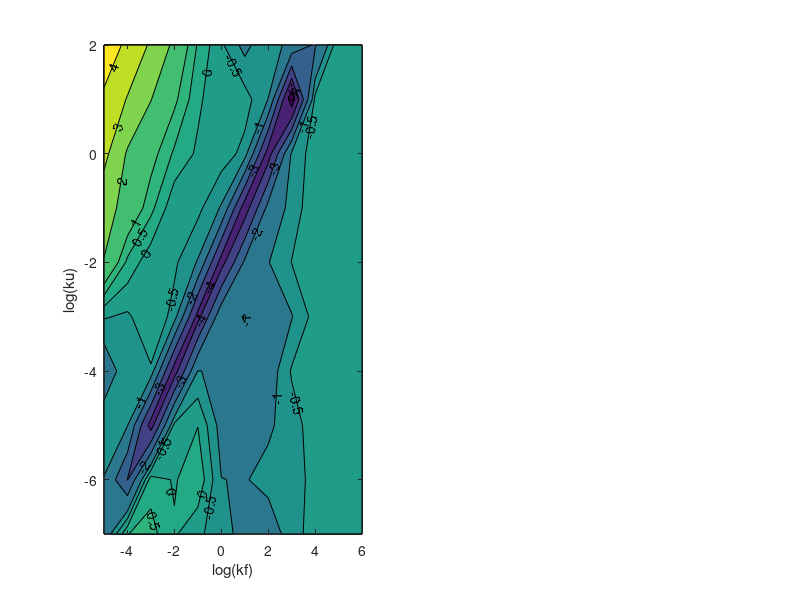

The MATLAB script that drew this image: (Note: this script raises an error after producing the figure.)
%// According to the result of 2005-07-25 by Method C:

%// ku: 1e-6 to 1e0;
%// kf: 1e-4 to 1e2; 
hold off

ku=[-7:2];
kf=[-5:6];

%// The matrix is arranged by [ku * kf] ([row * col])
%//DATA as of 2005-07-28:
errorKf=[ -1.586803	0.4873741	0.6740376	0.06725086	-0.3750537	-0.8281243	-1.166914	-1.343011	-0.7341025	-0.2555338	-0.0686277	-0.0623557
-1.037134	-3.033598	0.299343	-0.06056859	0.3844572	-0.9895585	-1.037681	-0.8269671	-0.8434049	-0.2543415	-0.09764218	-0.1044053
-0.5271936	-0.9688474	-4.455347	-0.3232417	-0.01326254	-1.236652	-1.394908	-1.093964	-0.7355167	-0.2254778	-0.07143638	-0.06956381
-1.554499	-0.5292014	-0.5594874	-4.499730	-0.9845884	-1.079163	-1.284473	-1.372434	-0.4442106	-0.2551857	-0.1983502	-0.05779316
-0.451898	-0.5917805	-0.09859622	-0.671198	-4.357502	-1.277771	-0.9643732	-1.986704	-1.034288	-0.2955745	-0.0711142	-0.05892437
1.961484	0.3733432	-0.349193	-0.4058477	-1.048172	-4.414830	-1.837842	-1.026271	-0.487931	-0.2238065	-0.03393907	-0.06595951
2.381701	1.664332	0.6520878	-0.3855062	-0.3588761	-1.060495	-4.544929	-1.680744	-0.7426283	-0.1983873	-0.06322404	-0.06364994
3.271289	1.890248	1.251237	0.4071409	-0.09801346	-0.2233171	-0.6620172	-4.477156	-0.8730322	-0.2461626	-0.1019138	-0.06518847
3.785015	2.942717	2.024929	1.138571	0.1197328	-0.4484851	-0.2752663	-1.013531	-5.671439	-0.3377167	-0.08888473	-0.08598109
4.785176	3.727549	2.872350	1.789485	0.4337361	-0.4102864	-1.195184	-0.5032613	-1.331261	-2.108741	-0.06467819	-0.07807164];

errorKu=[ 3.119131	0.8215435	0.7108952	1.221998	1.700610	2.280504	2.956574	3.522581	3.704954	3.823460	2.973248	1.639169
0.9955952	3.120819	0.5196949	0.7900435	0.05275014	1.767541	2.096307	2.483866	3.575018	3.599659	2.515862	2.345549
0.4994162	0.954757	3.043615	0.8085532	-0.1371644	1.069542	1.930123	2.284169	2.225551	2.649607	1.998367	1.709567
1.271233	0.6168909	1.499300	2.820086	0.3279006	0.4103585	0.5658517	1.393266	1.727064	1.675671	1.859118	1.307596
1.567942	1.346030	0.5154409	1.024430	2.502149	0.3783602	-0.285341	0.8134622	1.737291	1.422482	1.046291	1.211161
2.011741	1.394098	1.008065	0.4166647	0.2639322	2.432055	0.1910111	-0.9570397	0.1007182	0.661549	0.5577574	0.4913014
1.523612	1.423423	1.391834	1.111969	0.2728654	0.5670135	2.043606	-0.1539261	-0.9208794	-0.8922834	0.3136726	-0.2308667
0.9120353	1.409237	1.342019	1.342161	1.316774	0.6946281	0.8170865	1.736160	-1.001023	-1.120320	-1.174726	-0.6454363
0.8786892	0.8228059	0.9774222	0.9853535	0.9610497	0.9107735	0.3007886	0.5883858	1.449901	-1.571167	-1.889255	-1.328734
0.414547	0.4383903	0.5061696	0.4383503	0.5226209	0.4931615	0.4406007	0.08003113	0.3057638	0.6348279	-1.490853	-2.018425];

%////////////////////////////////////////////////////////////////////////////////////////////////////////////////////        
[X,Y]=meshgrid(kf,ku);

% %// Plot 3-D error gragh:
% subplot(1,2,1);
% meshc(X,Y,errorKf)
% ylabel('log(ku)');
% xlabel('log(kf)');
% zlabel('Relative Error of kf ( log(fitted value/true value) )');
% COLORBAR('horizon');
% 
% subplot(1,2,2);
% meshc(X,Y,errorKu)
% ylabel('log(ku)');
% xlabel('log(kf)');
% zlabel('Relative Error of ku ( log(fitted value/true value) )');
% COLORBAR('horizon');


%////////////////////////////////////////////////////////////////////////////////////////////////////////////////////    
%//Contour Graph:
subplot(1,2,1);
[C,h]=contourf(X,Y,errorKf,[-6,-5,-4,-3,-2,-1,-0.5,0,0.5,1,2,3,4,5,6]);
clabel(C);
ylabel('log(ku)');
xlabel('log(kf)');
COLORBAR('vert');
title('Relative Error of kf ( log(fitted value/true value) )');

subplot(1,2,2);
[C,h]=contourf(X,Y,errorKu,[-6,-5,-4,-3,-2,-1,-0.5,0,0.5,1,2,3,4,5,6]);
clabel(C);
ylabel('log(ku)');
xlabel('log(kf)');
COLORBAR('vert');
title('Relative Error of ku ( log(fitted value/true value) )');


%////////////////////////////////////////////////////////////////////////////////////////////////////////////////////    
% 
% 
% subplot(1,2,1);
% caxis manual
% caxis([-3 1]);
% pcolor(errorKf)
% colorbar('vert')
% v1=caxis
% 
% subplot(1,2,2);
% pcolor(errorKu)
% colorbar('vert')
% v2=caxis





